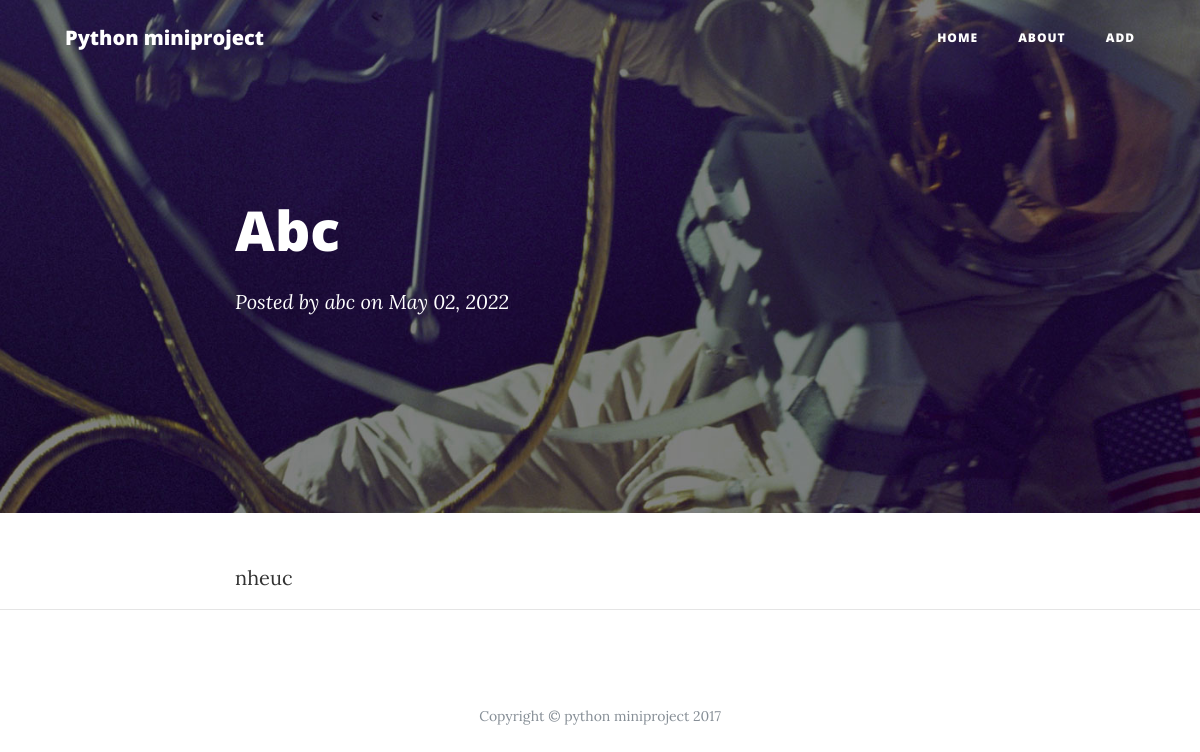
Screenshot of /post/2 with the database file from the repository.
### app.py (models this page shows)
class Blogpost(db.Model):
    id = db.Column(db.Integer, primary_key=True)
    title = db.Column(db.String(50))
    subtitle = db.Column(db.String(50))
    author = db.Column(db.String(20))
    date_posted = db.Column(db.DateTime)
    content = db.Column(db.Text)

### app.py (the view)
@app.route('/post/<int:post_id>')
def post(post_id):
    post = Blogpost.query.filter_by(id=post_id).one()
    return render_template('post.html', post=post)

### templates/post.html (shortened to what this page needs)
<!DOCTYPE html>
<html lang="en">
  <head>
    <link href="{{ url_for('static', filename='bootstrap.min.css') }}" rel="stylesheet">
    <link href="{{ url_for('static', filename='font-awesome.min.css') }}" rel="stylesheet" type="text/css">
    <link href="{{ url_for('static', filename='clean-blog.min.css') }}" rel="stylesheet">
  </head>
  <body>
    <nav class="navbar navbar-expand-lg navbar-light fixed-top" id="mainNav">
      <div class="container">
        <a class="navbar-brand" href="{{ url_for('index') }}">Python miniproject</a>
        <div class="collapse navbar-collapse" id="navbarResponsive">
          <ul class="navbar-nav ml-auto">
            <li class="nav-item">
              <a class="nav-link" href="{{ url_for('index') }}">Home</a>
            </li>
            <li class="nav-item">
              <a class="nav-link" href="{{ url_for('about') }}">About</a>
            </li>
            <li class="nav-item">
              <a class="nav-link" href="{{ url_for('add') }}">Add</a>
            </li>
          </ul>
        </div>
      </div>
    </nav>
    <header class="masthead" style="background-image: url('{{ url_for('static', filename='post-bg.jpg') }}')">
      <div class="container">
        <div class="row">
          <div class="col-lg-8 col-md-10 mx-auto">
            <div class="post-heading">
              <h1>{{ post.title }}</h1>
              <span class="meta">Posted by
                {{ post.author }}
                on {{ post.date_posted.strftime('%B %d, %Y') }}</span>
            </div>
          </div>
        </div>
      </div>
    </header>
    <article>
      <div class="container">
        <div class="row">
          <div class="col-lg-8 col-md-10 mx-auto">
            {{ post.content|safe }}
          </div>
        </div>
      </div>
    </article>
    <hr>
    <footer>
      <div class="container">
        <div class="row">
          <div class="col-lg-8 col-md-10 mx-auto">
            <p class="copyright text-muted">Copyright &copy; python miniproject 2017</p>
          </div>
        </div>
      </div>
    </footer>
  </body>
</html>

### rows the page displays
Blogpost: title "Abc", author "abc", date_posted "May 02, 2022", content "nheuc"
